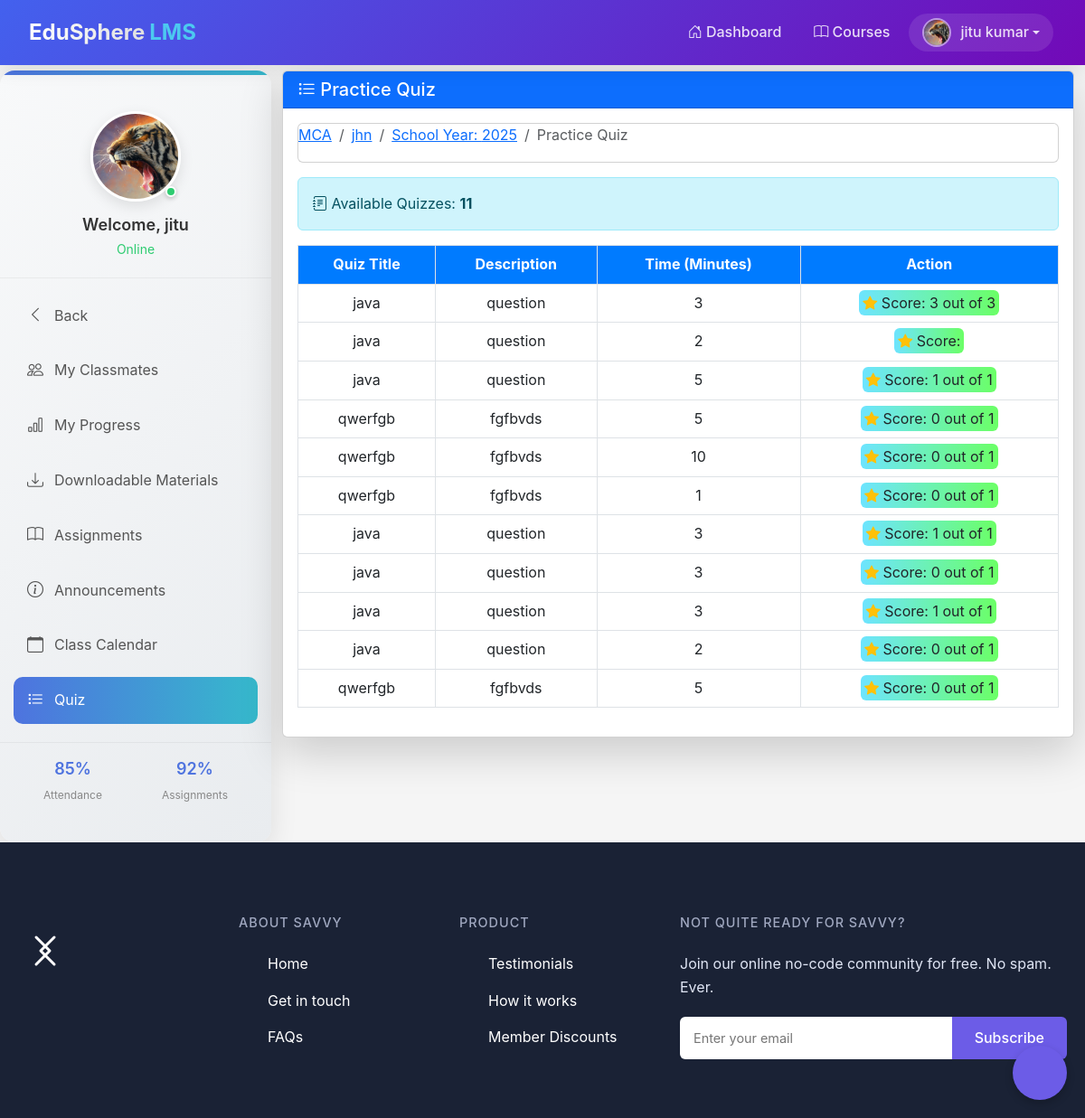
Screenshot of /student/student_quiz_list.php?id=202 (signed in) with the database file from the repository.
### tables this page shows
CREATE TABLE `student` (
  `student_id` int(11) NOT NULL,
  `firstname` varchar(100) NOT NULL,
  `lastname` varchar(100) NOT NULL,
  `class_id` int(11) NOT NULL,
  `department_id` int(30) NOT NULL,
  `username` varchar(100) NOT NULL,
  `password` varchar(100) NOT NULL,
  `location` varchar(100) NOT NULL,
  `status` varchar(100) NOT NULL
);

CREATE TABLE `teacher_class` (
  `teacher_class_id` int(11) NOT NULL,
  `teacher_id` int(11) NOT NULL,
  `class_id` int(11) NOT NULL,
  `subject_id` int(11) NOT NULL,
  `thumbnails` varchar(100) NOT NULL,
  `school_year` varchar(100) NOT NULL
);

CREATE TABLE `class` (
  `class_id` int(11) NOT NULL,
  `class_name` varchar(100) NOT NULL
);

CREATE TABLE `subject` (
  `subject_id` int(11) NOT NULL,
  `subject_code` varchar(100) NOT NULL,
  `subject_title` varchar(100) NOT NULL,
  `category` varchar(100) NOT NULL,
  `description` longtext NOT NULL,
  `unit` int(11) NOT NULL,
  `Pre_req` varchar(100) NOT NULL,
  `semester` varchar(100) NOT NULL
);

CREATE TABLE `class_quiz` (
  `class_quiz_id` int(11) NOT NULL,
  `teacher_class_id` int(11) NOT NULL,
  `quiz_time` int(11) NOT NULL,
  `quiz_id` int(11) NOT NULL
);

CREATE TABLE `quiz` (
  `quiz_id` int(11) NOT NULL,
  `quiz_title` varchar(50) NOT NULL,
  `quiz_description` varchar(100) NOT NULL,
  `date_added` varchar(100) NOT NULL,
  `teacher_id` int(11) NOT NULL
);

CREATE TABLE `student_class_quiz` (
  `student_class_quiz_id` int(11) NOT NULL,
  `class_quiz_id` int(11) NOT NULL,
  `student_id` int(11) NOT NULL,
  `student_quiz_time` varchar(100) NOT NULL,
  `grade` varchar(100) NOT NULL
);

### student/session.php (called while the page is built, shortened)
<?php
$session_id = $_SESSION['id'];
?>

### student/student_quiz_list.php (the view, shortened to what this page needs)
<?php include('header_dashboard.php'); ?>
<?php include('session.php'); ?>
<?php $get_id = $_GET['id']; ?>
<body>
    <?php include('navbar_student.php'); ?>
    <div class="container-fluid mt-2">
        <div class="row">
            <div class="col-md-3 student-sidebar d-none d-lg-block" id="sidebar">
                <div class="sidebar-profile">
                    <div class="avatar-container">
                        <img id="avatar" src="<?php echo $row['location']; ?>" alt="Student Profile">
                        <div class="status-indicator"></div>
                    </div>
                    <h5>Welcome, <?php echo $row['firstname']; ?></h5>
                    <p class="student-status">Online</p>
                </div>
                <div class="sidebar-nav">
                    <ul>
                        <li class="<?php echo basename($_SERVER['PHP_SELF']) == 'dashboard_student.php' ? 'active' : ''; ?>">
                            <a href="dashboard_student.php">
                                <i class="bi bi-chevron-left"></i>
                                <span>Back</span>
                            </a>
                        </li>
                        <li>
                            <a href="my_classmates.php<?php echo '?id=' . $get_id; ?>">
                                <i class="bi bi-people"></i>
                                <span>My Classmates</span>
                            </a>
                        </li>
                        <li>
                            <a href="progress.php<?php echo '?id=' . $get_id; ?>">
                                <i class="bi bi-bar-chart"></i>
                                <span>My Progress</span>
                            </a>
                        </li>
                        <li>
                            <a href="downloadable_student.php<?php echo '?id=' . $get_id; ?>">
                                <i class="bi bi-download"></i>
                                <span>Downloadable Materials</span>
                            </a>
                        </li>
                        <li>
                            <a href="assignment_student.php<?php echo '?id=' . $get_id; ?>">
                                <i class="bi bi-book"></i>
                                <span>Assignments</span>
                            </a>
                        </li>
                        <li>
                            <a href="announcements_student.php<?php echo '?id=' . $get_id; ?>">
                                <i class="bi bi-info-circle"></i>
                                <span>Announcements</span>
                            </a>
                        </li>
                        <li>
                            <a href="class_calendar_student.php<?php echo '?id=' . $get_id; ?>">
                                <i class="bi bi-calendar"></i>
                                <span>Class Calendar</span>
                            </a>
                        </li>
                        <li class="active">
                            <a href="student_quiz_list.php<?php echo '?id=' . $get_id; ?>">
                                <i class="bi bi-list-task"></i>
                                <span>Quiz</span>
                            </a>
                        </li>
                    </ul>
                </div>
                <div class="sidebar-stats">
                    <div class="stat-item">
                        <span class="stat-value">85%</span>
                        <span class="stat-label">Attendance</span>
                    </div>
                    <div class="stat-item">
                        <span class="stat-value">92%</span>
                        <span class="stat-label">Assignments</span>
                    </div>
                </div>
            </div>
            <div class="col-md-12 col-lg-9">
                <div class="card shadow-lg">
                    <div class="card-header bg-primary text-white">
                        <h5 class="mb-0"><i class="bi bi-list-task"></i> Practice Quiz</h5>
                    </div>
                    <div class="card-body">
                        <?php
                            $class_query = mysqli_query($conn, "SELECT * FROM teacher_class
                                LEFT JOIN class ON class.class_id = teacher_class.class_id
                                LEFT JOIN subject ON subject.subject_id = teacher_class.subject_id
                                WHERE teacher_class_id = '$get_id'") or die(mysqli_error($conn));
                            $class_row = mysqli_fetch_array($class_query);
                        ?>
                        <nav aria-label="breadcrumb" class="card mb-3">
                            <ol class="breadcrumb">
                                <li class="breadcrumb-item"><a href="#"><?php echo $class_row['class_name']; ?></a></li>
                                <li class="breadcrumb-item"><a href="#"><?php echo $class_row['subject_code']; ?></a></li>
                                <li class="breadcrumb-item"><a href="#">School Year: <?php echo $class_row['school_year']; ?></a></li>
                                <li class="breadcrumb-item active" aria-current="page">Practice Quiz</li>
                            </ol>
                        </nav>
                        <?php
                            $query = mysqli_query($conn, "SELECT * FROM class_quiz
                                LEFT JOIN quiz ON class_quiz.quiz_id = quiz.quiz_id
                                WHERE teacher_class_id = '$get_id' ORDER BY class_quiz_id DESC") or die(mysqli_error($conn));
                            $count = mysqli_num_rows($query);
                        ?>
                        <div class="alert alert-info"><i class="bi bi-journal-text"></i> Available Quizzes: <strong><?php echo $count; ?></strong></div>
                        <div class="table-responsive">
							<table class="table table-bordered quiz-table">
								<thead>
									<tr>
										<th>Quiz Title</th>
										<th>Description</th>
										<th>Time (Minutes)</th>
										<th>Action</th>
									</tr>
								</thead>
								<tbody>
									<?php while ($row = mysqli_fetch_array($query)) {
										$id = $row['class_quiz_id'];
										$quiz_id = $row['quiz_id'];
										$quiz_time = $row['quiz_time'];
										$query1 = mysqli_query($conn, "SELECT * FROM student_class_quiz
											WHERE class_quiz_id = '$id' AND student_id = '$session_id'") or die(mysqli_error($conn));
										$row1 = mysqli_fetch_array($query1);
										$grade = isset($row1['grade']) ? $row1['grade'] : 'N/A';
									?>
									<tr>
										<td><?php echo $row['quiz_title']; ?></td>
										<td><?php echo $row['quiz_description']; ?></td>
										<td><?php echo $row['quiz_time'] / 60; ?></td>
										<td>
											<?php if (mysqli_num_rows($query1) == 0) { ?>
												<a href="take_test.php?id=<?php echo $get_id ?>&class_quiz_id=<?php echo $id; ?>&test=ok&quiz_id=<?php echo $quiz_id; ?>&quiz_time=<?php echo $quiz_time; ?>" class="btn btn-success btn-sm take-quiz-btn">
													<i class="bi bi-play-circle"></i> Take This Quiz
												</a>
											<?php } else { ?>
												<span class="score rounded p-1 text-dark"><i class="bi bi-star-fill text-warning"></i> Score: <?php echo $grade; ?></span>
											<?php } ?>
										</td>
									</tr>
									<?php } ?>
								</tbody>
							</table>
						</div>
                    </div>
                </div>
            </div>
        </div>
    </div>
    <?php include('footer.php'); ?>
</body>
</html>

### student/navbar_student.php (shortened to what this page needs)
<nav class="navbar navbar-expand-lg navbar-dark fixed-top edu-navbar">
    <div class="container-fluid">
        <a class="navbar-brand" href="#">
            <span class="brand-text">EduSphere</span>
            <span class="brand-highlight">LMS</span>
        </a>
        <div class="collapse navbar-collapse" id="navbarNav">
            <ul class="navbar-nav ms-auto">
                <li class="nav-item">
                    <a class="nav-link navbar-link navbar-link-animation" href="dashboard_student.php">
                        <i class="bi bi-house-door"></i> Dashboard
                    </a>
                </li>
                <li class="nav-item">
                    <a class="nav-link navbar-link navbar-link-animation" href="courses.php">
                        <i class="bi bi-book"></i> Courses
                    </a>
                </li>
                <?php
                $query = mysqli_query($conn, "SELECT * FROM student WHERE student_id = '$session_id'") or die(mysqli_error());
                $row = mysqli_fetch_array($query);
                ?>
                <li class="nav-item dropdown">
                    <a class="nav-link navbar-link dropdown-toggle profile-link" href="#" id="studentDropdown" role="button" data-bs-toggle="dropdown">
                        <div class="avatar-container1">
                            <?php
                            $avatar = $row['location'] ? $row['location'] : 'default_avatar.png';
                            ?>
                            <img src="<?php echo $avatar; ?>" alt="Profile" class="avatar-img">
                        </div>
                        <span class="profile-name"><?php echo $row['firstname'] . " " . $row['lastname']; ?></span>
                    </a>
                </li>
            </ul>
        </div>
    </div>
</nav>

### student/styles.css (style rules this page uses)
.student-sidebar { height: 100%; background: linear-gradient(135deg, #f8f9fa 0%, #e9ecef 100%); border-radius: 16px; box-shadow: 0 8px 30px rgba(0, 0, 0, 0.1); padding: 25px 0; transition: all 0.3s ease; position: relative; overflow: hidden; }
.student-sidebar::before { content: ''; position: absolute; top: 0; left: 0; width: 100%; height: 5px; background: linear-gradient(90deg, #4e73df, #36b9cc); }
.sidebar-profile { padding: 20px; text-align: center; border-bottom: 1px solid rgba(0, 0, 0, 0.05); margin-bottom: 15px; }
.avatar-container { position: relative; width: 100px; height: 100px; margin: 0 auto 15px; }
#avatar { width: 100%; height: 100%; object-fit: cover; border-radius: 50%; border: 3px solid #fff; box-shadow: 0 5px 15px rgba(0, 0, 0, 0.1); transition: transform 0.3s ease; }
.status-indicator { position: absolute; bottom: 5px; right: 5px; width: 12px; height: 12px; background-color: #2ecc71; border-radius: 50%; border: 2px solid #fff; box-shadow: 0 2px 5px rgba(0, 0, 0, 0.2); }
.sidebar-profile h5 { margin: 0; font-size: 18px; font-weight: 600; color: #333; }
.student-status { font-size: 14px; color: #2ecc71; margin: 5px 0 0; }
.sidebar-nav { padding: 0 15px; }
.sidebar-nav ul { list-style: none; padding: 0; margin: 0; }
.sidebar-nav li { margin-bottom: 8px; border-radius: 10px; transition: all 0.2s ease; position: relative; }
.sidebar-nav li a { display: flex; align-items: center; padding: 12px 15px; text-decoration: none; color: #555; border-radius: 10px; transition: all 0.3s ease; }
.sidebar-nav li.active { background: linear-gradient(90deg, #4e73df, #36b9cc); }
.sidebar-nav li.active a { color: white; }
.sidebar-nav li i { font-size: 18px; margin-right: 12px; transition: transform 0.2s ease; }
.sidebar-nav li.active i { color: white; }
.sidebar-stats { display: flex; justify-content: space-around; padding: 15px; margin-top: 20px; border-top: 1px solid rgba(0, 0, 0, 0.05); }
.stat-item { text-align: center; }
.stat-value { display: block; font-size: 18px; font-weight: 600; color: #4e73df; }
.stat-label { font-size: 12px; color: #888; }
:root { --primary-color: #4361ee; --primary-dark: #3a56d4; --secondary-color: #7209b7; --accent-color: #4cc9f0; --text-light: #ffffff; --text-dark: #333333; --transition-speed: 0.3s; --box-shadow: 0 4px 20px rgba(0, 0, 0, 0.1); }
body { font-family: 'Poppins', sans-serif; padding-top: 70px; }
.edu-navbar { background: linear-gradient(135deg, var(--primary-color), var(--secondary-color)); padding: 12px 20px; box-shadow: var(--box-shadow); transition: all var(--transition-speed) ease; }
.navbar-brand { font-weight: 700; font-size: 1.5rem; display: flex; align-items: center; position: relative; }
.brand-text { background: linear-gradient(to right, #fff, #e0e0e0); -webkit-background-clip: text; background-clip: text; color: transparent; transition: all 0.3s ease; }
.brand-highlight { color: var(--accent-color); margin-left: 5px; position: relative; }
.brand-highlight::after { content: ''; position: absolute; bottom: -3px; left: 0; width: 100%; height: 2px; background-color: var(--accent-color); transform: scaleX(0); transform-origin: bottom right; transition: transform 0.3s ease; }
.navbar-link { color: rgba(255, 255, 255, 0.85) !important; font-weight: 500; padding: 8px 15px !important; border-radius: 6px; transition: all 0.3s ease; position: relative; margin: 0 3px; }
.navbar-link-animation::after { content: ''; position: absolute; bottom: 0; left: 50%; width: 0; height: 2px; background-color: var(--accent-color); transition: all 0.3s ease; transform: translateX(-50%); }
.profile-link { display: flex; align-items: center; padding: 5px 15px !important; background-color: rgba(255, 255, 255, 0.1); border-radius: 30px; transition: all 0.3s ease; }
.avatar-container1 { width: 32px; height: 32px; border-radius: 50%; overflow: hidden; margin-right: 10px; border: 2px solid rgba(255, 255, 255, 0.5); transition: all 0.3s ease; }
.avatar-img { width: 100%; height: 100%; object-fit: cover; }
.profile-name { max-width: 120px; white-space: nowrap; overflow: hidden; text-overflow: ellipsis; }

### student/student_quiz_list.php (style rules this page uses)
.quiz-table td, .quiz-table th { vertical-align: middle; text-align: center; white-space: nowrap; }
.quiz-table th { background: #007bff; color: white; }
.table-responsive { overflow-x: auto; width: 100%; }
.score { background: linear-gradient(to right,rgb(109, 228, 255),rgb(107, 255, 102)); }

### rows the page displays
student: location (picture), firstname "jitu", lastname "kumar"
teacher_class: class.class_name "MCA", subject.subject_code "jhn", school_year "2025"
class_quiz: quiz.quiz_title "java", quiz.quiz_description "question", $row['quiz_time']/60 "3", student_class_quiz.grade "3 out of 3"
class_quiz: quiz.quiz_title "java", quiz.quiz_description "question", $row['quiz_time']/60 "2"
class_quiz: quiz.quiz_title "java", quiz.quiz_description "question", $row['quiz_time']/60 "5", student_class_quiz.grade "1 out of 1"
class_quiz: quiz.quiz_title "qwerfgb", quiz.quiz_description "fgfbvds", $row['quiz_time']/60 "5", student_class_quiz.grade "0 out of 1"
class_quiz: quiz.quiz_title "qwerfgb", quiz.quiz_description "fgfbvds", $row['quiz_time']/60 "10", student_class_quiz.grade "0 out of 1"
class_quiz: quiz.quiz_title "qwerfgb", quiz.quiz_description "fgfbvds", $row['quiz_time']/60 "1", student_class_quiz.grade "0 out of 1"
class_quiz: quiz.quiz_title "java", quiz.quiz_description "question", $row['quiz_time']/60 "3", student_class_quiz.grade "1 out of 1"
class_quiz: quiz.quiz_title "java", quiz.quiz_description "question", $row['quiz_time']/60 "3", student_class_quiz.grade "0 out of 1"
class_quiz: quiz.quiz_title "java", quiz.quiz_description "question", $row['quiz_time']/60 "3", student_class_quiz.grade "1 out of 1"
class_quiz: quiz.quiz_title "java", quiz.quiz_description "question", $row['quiz_time']/60 "2", student_class_quiz.grade "0 out of 1"
class_quiz: quiz.quiz_title "qwerfgb", quiz.quiz_description "fgfbvds", $row['quiz_time']/60 "5", student_class_quiz.grade "0 out of 1"

### other values shown
$count "11"
